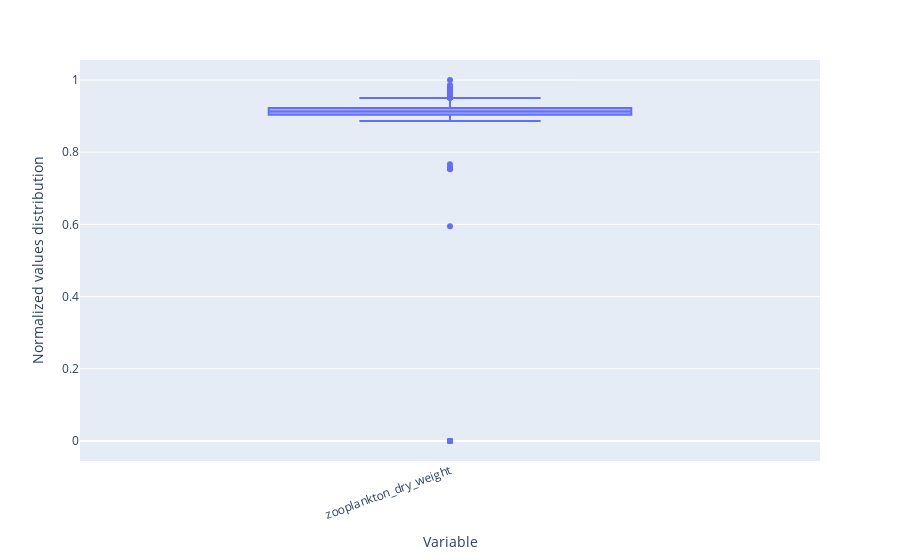

The code cell stored with this chart in its notebook:
### Markdown cell above
## Final plot

---

### Code cell
df_normalized = preprocessed_data.groupby(
    ["time", "latitude", "longitude", "depth"]
).mean()
df_normalized = (df_normalized - df_normalized.min()) / (
    df_normalized.max() - df_normalized.min()
)
fig = df_normalized.plot.box()
fig.update_xaxes(title_text="Variable")
fig.update_yaxes(title_text="Normalized values distribution")
# rotate x-axis labels by 45 degrees
fig.update_xaxes(tickangle=-20)
fig.show()

### Figure 1 — Plotly figure (JSON) as saved in the notebook; plotly's stock layout.template omitted (floating-point values rounded to 4 significant figures; data arrays with more than 128 entries replaced by an {"elided": "..."} marker saying what was removed)
{"data": [{"alignmentgroup": "True", "hovertemplate": "variable=%{x}<br>value=%{y}<extra></extra>", "legendgroup": "", "marker": {"color": "#636efa"}, "name": "", "notched": false, "offsetgroup": "", "orientation": "v", "showlegend": false, "type": "box", "x": {"elided": "1557 str values"}, "x0": " ", "xaxis": "x", "y": {"elided": "1557 float values"}, "y0": " ", "yaxis": "y"}], "layout": {"boxmode": "group", "legend": {"tracegroupgap": 0}, "margin": {"t": 60}, "xaxis": {"anchor": "y", "domain": [0, 1], "tickangle": -20, "title": {"text": "Variable"}}, "yaxis": {"anchor": "x", "domain": [0, 1], "title": {"text": "Normalized values distribution"}}}}
